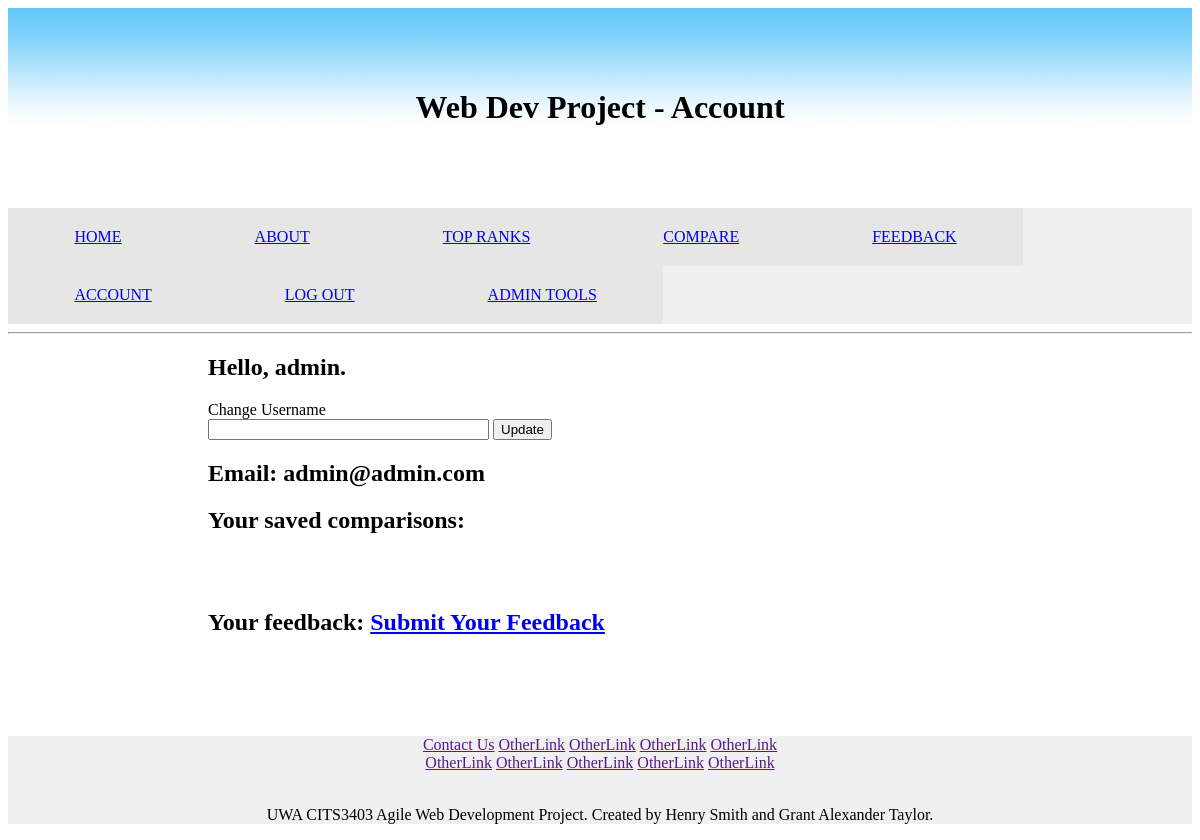
Before: /account (signed in) with the older database file.
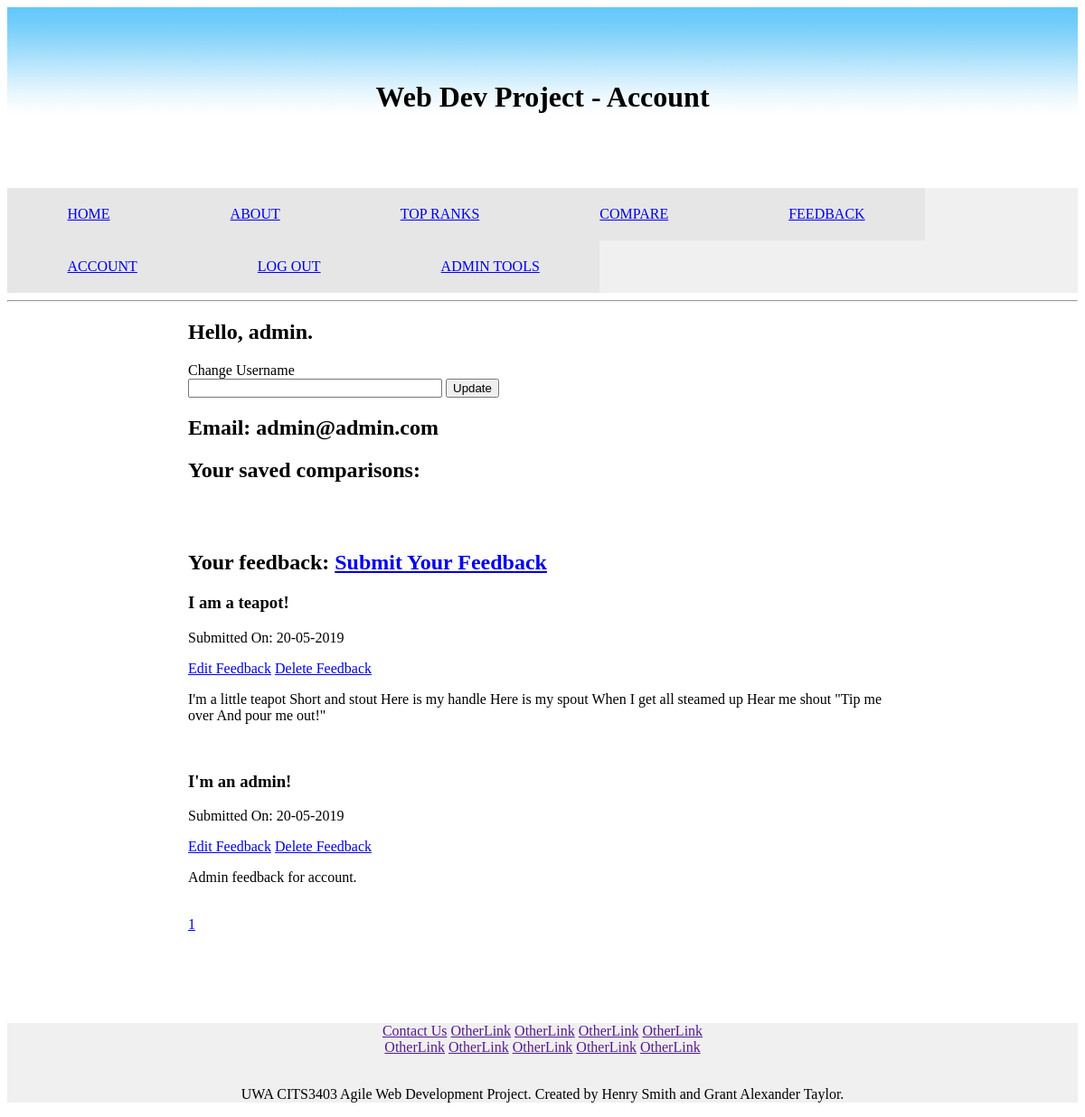
After: the same page with the newer database file.
### app/models.py (models this page shows, shortened)
class Feedback(db.Model):
    id = db.Column(db.Integer, primary_key=True)
    uid = db.Column(db.Integer, db.ForeignKey('user.id'))
    timestamp = db.Column(db.DateTime, index=True, default=datetime.utcnow)
    title = db.Column(db.String())
    text = db.Column(db.Text)

### app/routes.py (the view)
@app.route("/account", methods=['GET', 'POST'])
@login_required
def account():
    form = UpdateUsernameForm()
    if form.validate_on_submit():
        current_user.username = form.username.data
        db.session.commit()
        flash('Username changed.')
        return redirect(url_for('account'))
    page = request.args.get('page', 1, type=int)
    feedback = Feedback.query.filter_by(user=current_user).order_by(desc(Feedback.timestamp)).paginate(page=page, per_page=2)
    return render_template("account.html", title='Account', form=form, feedback=feedback)

### app/forms.py (shortened to what this page needs)
class UpdateUsernameForm(FlaskForm):
    username = StringField('Change Username', validators=[DataRequired(), Length(min=2, max=30)])
    submit = SubmitField('Update')

### app/models.py (called while the page is built)
@login.user_loader
def load_user(id):
    return User.query.get(int(id))

### app/templates/account.html (shortened to what this page needs)
{% extends "layout.html" %}
{% block content %}
	<h1>Hello, {{ current_user.username }}.</h1>
    <form action="" method="post">
        <p>
            {{ form.username.label }}<br>
            {{ form.username(size=32) }}
            {{ form.submit() }}
        </p>
    </form>
    <h2>Email: {{ current_user.email }}</h2>
    <h2>Your saved comparisons:</h2>
    <br>
    <br>
    <h2>Your feedback: <a href="{{ url_for('new_feedback') }}"> Submit Your Feedback </a></h2>
    {% for feed in feedback.items %}
    <h3>{{ feed.title }}</h3>
    <p>Submitted On: {{ feed.timestamp.strftime('%d-%m-%Y') }}</p>
    {% if current_user.id == feed.uid %}
        <div>
            <a href="{{ url_for('update_feedback', feedbackId=feed.id, currentpage='account') }}">Edit Feedback</a>
            <a href="{{ url_for('delete_feedback', feedbackId=feed.id, currentpage='account') }}">Delete Feedback</a>
        </div>
    {% endif %}
    <p>{{ feed.text }}</p>
    <br>
    {% endfor %}
    {% for page in feedback.iter_pages(left_edge=1, left_current=3, right_edge=1, right_current=4) %}
        {% if page %}
            <a href="{{ url_for('account', page=page) }}">{{ page }}</a>
        {% else %}
            ...
        {% endif %}
    {% endfor %}
{% endblock content %}

Changed rows visible on the page:
added Feedback: title "I am a teapot!", timestamp "20-05-2019", text "I'm a little teapot Short and stout Here is my handle Here is my spout When I get all steamed up Hear me shout \"Tip me over And pour me out!\""
added Feedback: title "I'm an admin!", timestamp "20-05-2019", text "Admin feedback for account."
Other visible differences:
new list line: "1"
